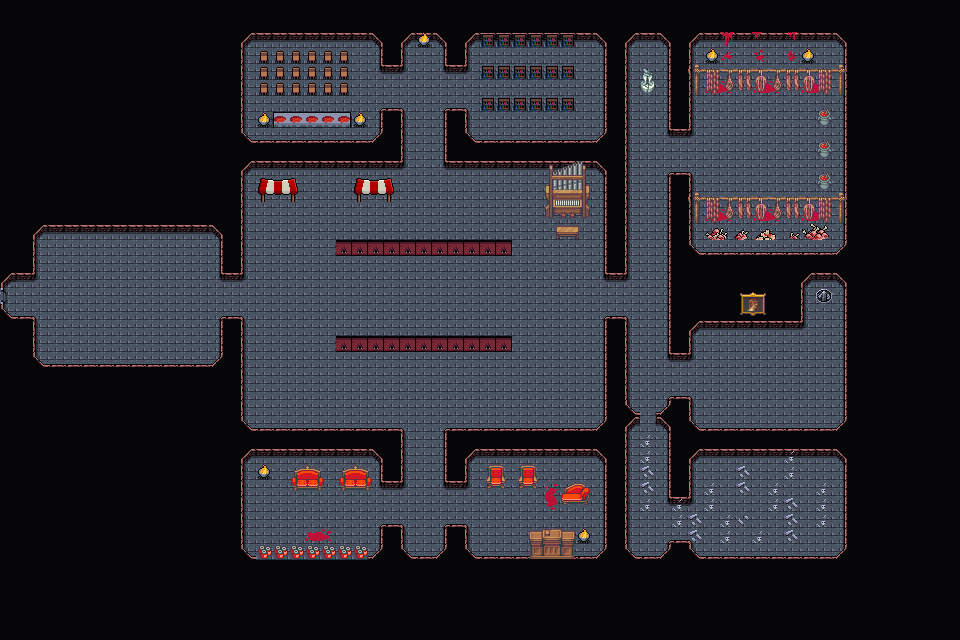

Tiled map render using the project's own tile images. Description and the map definition, with tile-layer contents summarised, below:
An orthogonal 60x40 tile map with 16x16 px tiles, 4 tile layers (Background, Walls, Clutter, Clutter), 4 tilesets and 26 objects.

<map version="1.10" tiledversion="1.11.2" orientation="orthogonal" renderorder="right-down" width="60" height="40" tilewidth="16" tileheight="16" infinite="0" nextlayerid="9" nextobjectid="142">
 <editorsettings>
  <export target="wastetown..tmx" format="tmx" />
 </editorsettings>
 <properties>
  <property name="dungeonEffect" value="{&quot;startBattleWithCard&quot;: [ &quot;Voldaren Estate&quot;, &quot;Voldaren Bloodcaster&quot; ]}" />
 </properties>
 <tileset firstgid="1" source="../../../../common/maps/tileset/main.tsx" />
 <tileset firstgid="10113" source="../../../../common/maps/tileset/buildings.tsx" />
 <tileset firstgid="11905" source="../../../../common/maps/tileset/dungeon/dungeon_2.tsx" />
 <tileset firstgid="36241" source="../../../../common/maps/tileset/dungeon/dungeon_bis.tsx" />
 <layer id="1" name="Background" width="60" height="40">
  <data>[2400 cells, 2400 non-empty, 2 distinct tile ids]</data>
 </layer>
 <layer id="2" name="Walls" width="60" height="40">
  <data>[2400 cells, 1636 non-empty, 18 distinct tile ids]</data>
 </layer>
 <layer id="3" name="Clutter" width="60" height="40">
  <properties>
   <property name="spriteLayer" type="bool" value="true" />
  </properties>
  <data>[2400 cells, 140 non-empty, 38 distinct tile ids]</data>
 </layer>
 <layer id="8" name="Clutter" width="60" height="40">
  <data>[2400 cells, 204 non-empty, 69 distinct tile ids]</data>
 </layer>
 <objectgroup id="4" name="Objects">
  <object id="65" template="../../../../common/maps/obj/door_down.tx" x="816.832" y="303.333">
   <properties>
    <property name="teleport" value="../Realm of Legends/maps/map/evilgrove/Castle_Voldaren_2.tmx" />
    <property name="teleportObjectId" value="67" />
   </properties>
  </object>
  <object id="70" template="../../../../common/maps/obj/entry_left.tx" x="3.66667" y="305" />
  <object id="80" template="../../../../common/maps/obj/manashards.tx" x="532" y="517.333" />
  <object id="93" template="../../../../common/maps/obj/enemy.tx" x="225.333" y="308">
   <properties>
    <property name="enemy" value="Anje" />
    <property name="speedModifier" type="float" value="30" />
    <property name="threatRange" type="int" value="0" />
   </properties>
  </object>
  <object id="107" template="../../../../common/maps/obj/enemy.tx" x="416.333" y="99.6667">
   <properties>
    <property name="enemy" value="Strefan" />
    <property name="speedModifier" type="float" value="60" />
    <property name="threatRange" type="int" value="60" />
   </properties>
  </object>
  <object id="108" template="../../../../common/maps/obj/enemy.tx" x="607.667" y="305.333">
   <properties>
    <property name="enemy" value="Florian" />
    <property name="speedModifier" type="float" value="30" />
    <property name="threatRange" type="int" value="0" />
   </properties>
  </object>
  <object id="109" template="../../../../common/maps/obj/enemy.tx" x="673" y="166">
   <properties>
    <property name="enemy" value="Timothar" />
    <property name="speedModifier" type="float" value="30" />
    <property name="threatRange" type="int" value="0" />
   </properties>
  </object>
  <object id="110" template="../../../../common/maps/obj/enemy.tx" x="416" y="304">
   <properties>
    <property name="effect" value="{&quot;startBattleWithCard&quot;: [&quot;bride's gown|VOW&quot;, &quot;wedding invitation|VOW&quot;, &quot;Call the bloodline|SOI&quot;]}" />
    <property name="enemy" value="Olivia" />
    <property name="spawn.Hard" type="bool" value="false" />
    <property name="spawn.Insane" type="bool" value="false" />
    <property name="speedModifier" type="float" value="60" />
    <property name="threatRange" type="int" value="60" />
   </properties>
  </object>
  <object id="111" template="../../../../common/maps/obj/scroll.tx" x="816.667" y="514">
   <properties>
    <property name="reward" value="[ { &quot;type&quot;: &quot;card&quot;, &quot;cardName&quot;: &quot;Wedding Ring&quot;, &quot;editions&quot;: [ &quot;VOC&quot; ], &quot;count&quot;: 1 } ]" />
   </properties>
  </object>
  <object id="116" template="../../../../common/maps/obj/booster.tx" x="582" y="96.6667">
   <properties>
    <property name="reward">[
  {
    "editions": [ "VOW" ],
    "type": "card",
    "count": 10,
    "rarity": [ "Common" ]
  },
  {
    "editions": [ "VOW" ],
    "type": "card",
    "count": 3,
    "rarity": [ "Uncommon" ]
  },
  {
    "editions": [ "VOW" ],
    "type": "card",
    "count": 1,
    "rarity": [ "Rare", "Mythic Rare" ]
  }
]
</property>
   </properties>
  </object>
  <object id="117" template="../../../../common/maps/obj/booster.tx" x="789.334" y="155.333">
   <properties>
    <property name="reward">[
  {
    "editions": [ "ISD" ],
    "type": "card",
    "count": 10,
    "rarity": [ "Common" ]
  },
  {
    "editions": [ "ISD" ],
    "type": "card",
    "count": 3,
    "rarity": [ "Uncommon" ]
  },
  {
    "editions": [ "ISD" ],
    "type": "card",
    "count": 1,
    "rarity": [ "Rare", "Mythic Rare" ]
  }
]
</property>
   </properties>
  </object>
  <object id="118" template="../../../../common/maps/obj/enemy.tx" x="415" y="512.333">
   <properties>
    <property name="enemy" value="Henrika" />
    <property name="speedModifier" type="float" value="60" />
    <property name="threatRange" type="int" value="60" />
   </properties>
  </object>
  <object id="119" template="../../../../common/maps/obj/dialog.tx" x="188.333" y="313.5" width="32" height="32" rotation="0" visible="1">
   <properties>
    <property name="dialog">[
{
   "text": "Grand classical music swirls ahead, the air thick with the heady scent of blood. The magnificence of the elite vampiric families of Innistrad certainly doesn't disappoint. Still, its less impressive when you are the one one the menu.
Your manasight stone glows brightly, sensing a truly mighty legend in this place.",
   "options": [{
      "name": "(Continue)", "action": [{"deleteMapObject":-1}]}]
}
]</property>
   </properties>
  </object>
  <object id="120" template="../../../../common/maps/obj/dialog.tx" x="248.333" y="313.583" width="32" height="32" rotation="0" visible="1">
   <properties>
    <property name="dialog">[
{
   "text": "The bride of the hour, Olivia Voldaren herself, twirls through the air ahead, the train of her majestic crimson dress trailing far behind her. 
'Ever since my castle was brought to this accursed place, my husband-to-be has taken over. Its simply infuriating - a veritable queen such as myself reduced to the role of mere second fiddle. Unfortunately for you, I have a tendency to eat my feelings.'",
   "options": [{
      "name": "(Continue)", "action": [{"deleteMapObject":-1}]}]
}
]</property>
   </properties>
  </object>
  <object id="123" template="../../../../common/maps/obj/dialog.tx" x="665.333" y="534.75" width="32" height="32" rotation="0" visible="1">
   <properties>
    <property name="dialog">[
{
   "text": "Among the bones of countless exsanguinated victims of the Voldaren family, an artifact gleams, its abanonment a testament to the sad lie it always represented. Just a petty political tool, nothing more.",
   "options": [{
      "name": "(Continue)", "action": [{"deleteMapObject":-1}]}]
}
]</property>
   </properties>
  </object>
  <object id="124" template="../../../../common/maps/obj/manashards.tx" x="258" y="514.667" />
  <object id="125" template="../../../../common/maps/obj/gold.tx" x="415.5" y="548" />
  <object id="131" template="../../../../common/maps/obj/collision.tx" x="290.982" y="467.438" width="31.036" height="22.6238" />
  <object id="132" template="../../../../common/maps/obj/collision.tx" x="340.982" y="469.688" width="31.036" height="22.6238" />
  <object id="134" template="../../../../common/maps/obj/collision.tx" x="560.482" y="483.188" width="31.036" height="22.6238" />
  </objectgroup>
</map>
<!-- 6 of 26 objects omitted -->
